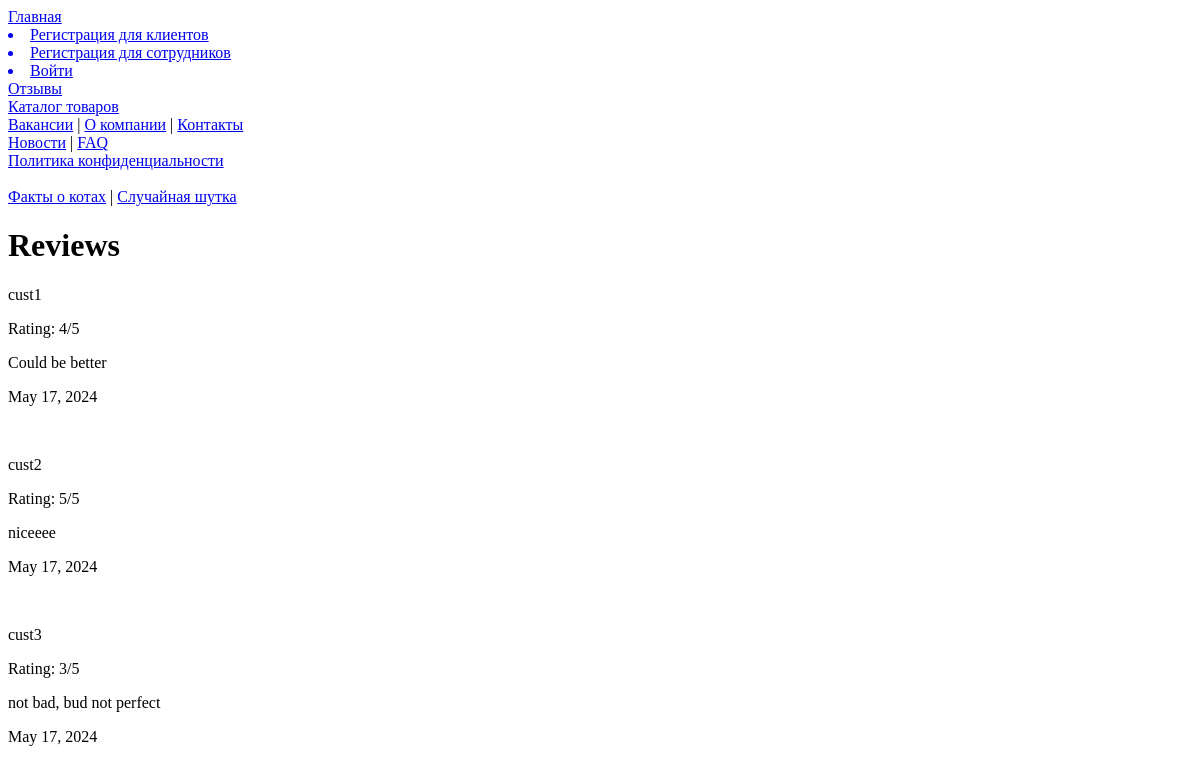
The page /reviews/ on the database as committed earlier.
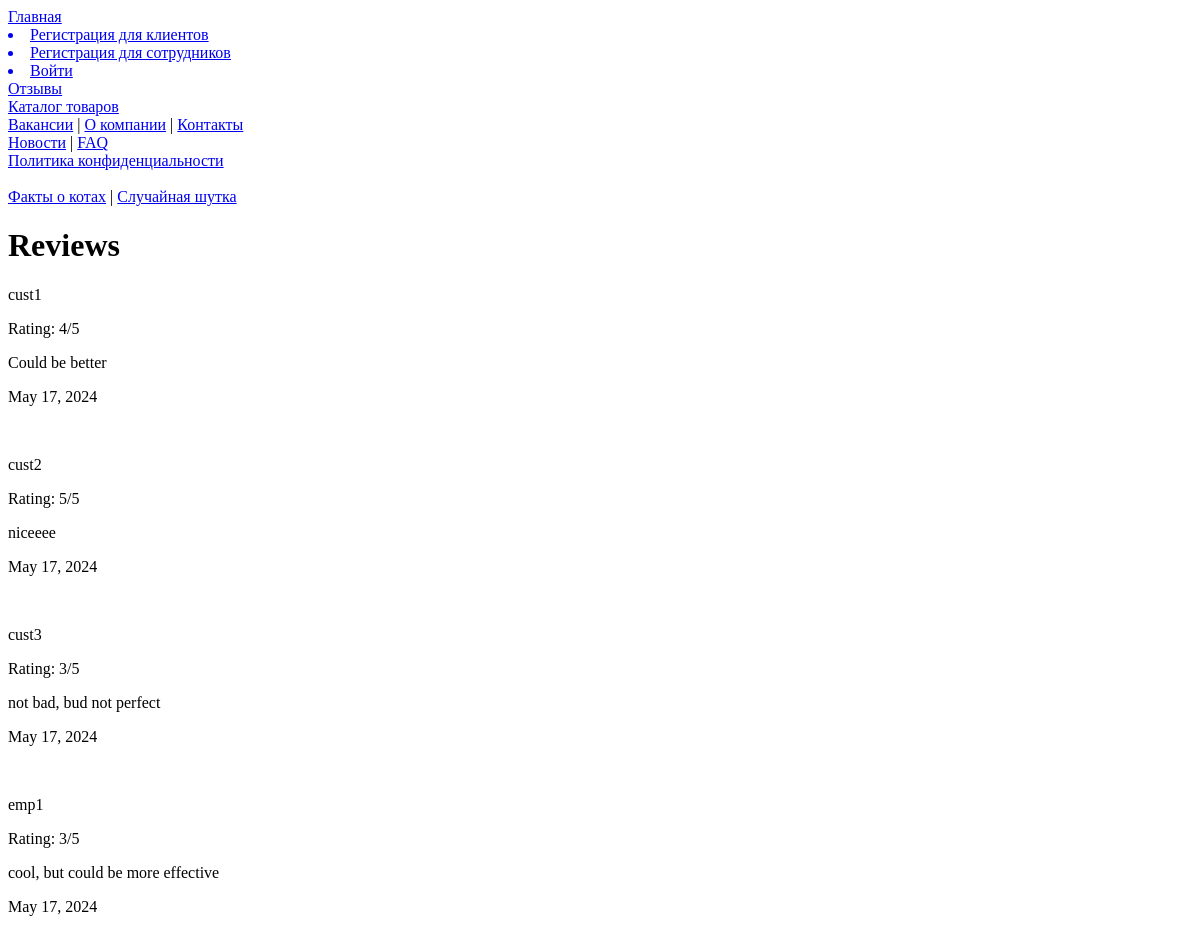
The same page on the database as committed later.
### toyFactory/models.py (models this page shows)
class Review(models.Model):
    sender = models.CharField(max_length=50, default='test')
    rating = models.IntegerField()
    text = models.CharField(max_length=500)
    date = models.DateField(auto_now_add=True)

### toyFactory/views.py (the view)
# urls.py: path('reviews/', views.reviews, name='reviews'),
def reviews(request):
    all_reviews = Review.objects.all()
    name = request.user.username
    context = {
        'object_list': all_reviews,
        'getUserRole': getUserRole(name)
    }
    logging.info(f'reviews: {[review.text for review in all_reviews]}')
    return render(request, 'reviews.html', context)

### toyFactory/views.py (called while the page is built)
def getUserRole(name):
    if name != None:
        user = MyUser.objects.all().filter(username=name).first()
        if user != None:
            role = MyUser.objects.all().filter(username=name).first().role
            return role

### toyFactory/templates/reviews.html (shortened to what this page needs)
{% extends "base.html" %}
{% block header %}Reviews{% endblock header %}
{% block content %}
    {% for review_item in object_list %}
        <div>
            <p>{{ review_item.sender }}</p>
            <p>Rating: {{ review_item.rating }}/5</p>
            <p>{{ review_item.text }}</p>
            <p>{{ review_item.date }}</p>
            <br>
        </div>
    {% endfor %}
{% endblock content %}

Rows that differ between the two databases and show on the page:
added Review: sender "emp1", rating "3", text "cool, but could be more effective", date "May 17, 2024"
